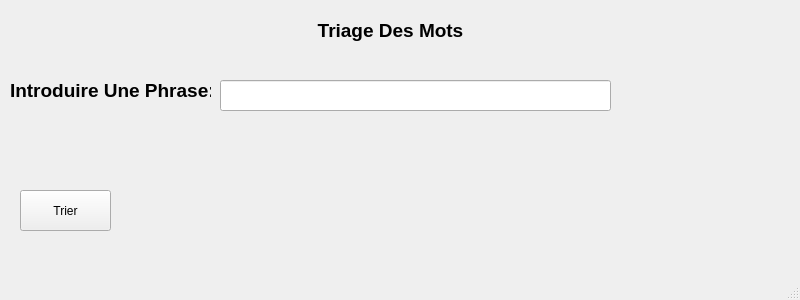
<?xml version="1.0" encoding="UTF-8"?>
<ui version="4.0">
 <class>MainWindow</class>
 <widget class="QMainWindow" name="MainWindow">
  <property name="geometry">
   <rect>
    <x>0</x>
    <y>0</y>
    <width>800</width>
    <height>300</height>
   </rect>
  </property>
  <property name="windowTitle">
   <string>MainWindow</string>
  </property>
  <widget class="QWidget" name="centralwidget">
   <widget class="QLabel" name="label">
    <property name="geometry">
     <rect>
      <x>310</x>
      <y>10</y>
      <width>161</width>
      <height>41</height>
     </rect>
    </property>
    <property name="text">
     <string>&lt;html&gt;&lt;head/&gt;&lt;body&gt;&lt;p align=&quot;center&quot;&gt;&lt;span style=&quot; font-size:14pt; font-weight:600;&quot;&gt;Triage Des Mots&lt;/span&gt;&lt;/p&gt;&lt;/body&gt;&lt;/html&gt;</string>
    </property>
   </widget>
   <widget class="QLabel" name="label_2">
    <property name="geometry">
     <rect>
      <x>10</x>
      <y>70</y>
      <width>201</width>
      <height>41</height>
     </rect>
    </property>
    <property name="text">
     <string>&lt;html&gt;&lt;head/&gt;&lt;body&gt;&lt;p&gt;&lt;span style=&quot; font-size:14pt; font-weight:600;&quot;&gt;Introduire Une Phrase:&lt;/span&gt;&lt;/p&gt;&lt;/body&gt;&lt;/html&gt;</string>
    </property>
   </widget>
   <widget class="QLineEdit" name="phrase">
    <property name="geometry">
     <rect>
      <x>220</x>
      <y>80</y>
      <width>391</width>
      <height>31</height>
     </rect>
    </property>
   </widget>
   <widget class="QLabel" name="resultat">
    <property name="geometry">
     <rect>
      <x>20</x>
      <y>130</y>
      <width>771</width>
      <height>31</height>
     </rect>
    </property>
    <property name="text">
     <string>&lt;html&gt;&lt;head/&gt;&lt;body&gt;&lt;p&gt;&lt;br/&gt;&lt;/p&gt;&lt;/body&gt;&lt;/html&gt;</string>
    </property>
   </widget>
   <widget class="QPushButton" name="b_trier">
    <property name="geometry">
     <rect>
      <x>20</x>
      <y>190</y>
      <width>91</width>
      <height>41</height>
     </rect>
    </property>
    <property name="text">
     <string>Trier</string>
    </property>
   </widget>
  </widget>
  <widget class="QMenuBar" name="menubar">
   <property name="geometry">
    <rect>
     <x>0</x>
     <y>0</y>
     <width>800</width>
     <height>24</height>
    </rect>
   </property>
  </widget>
  <widget class="QStatusBar" name="statusbar"/>
 </widget>
 <resources/>
 <connections/>
</ui>
